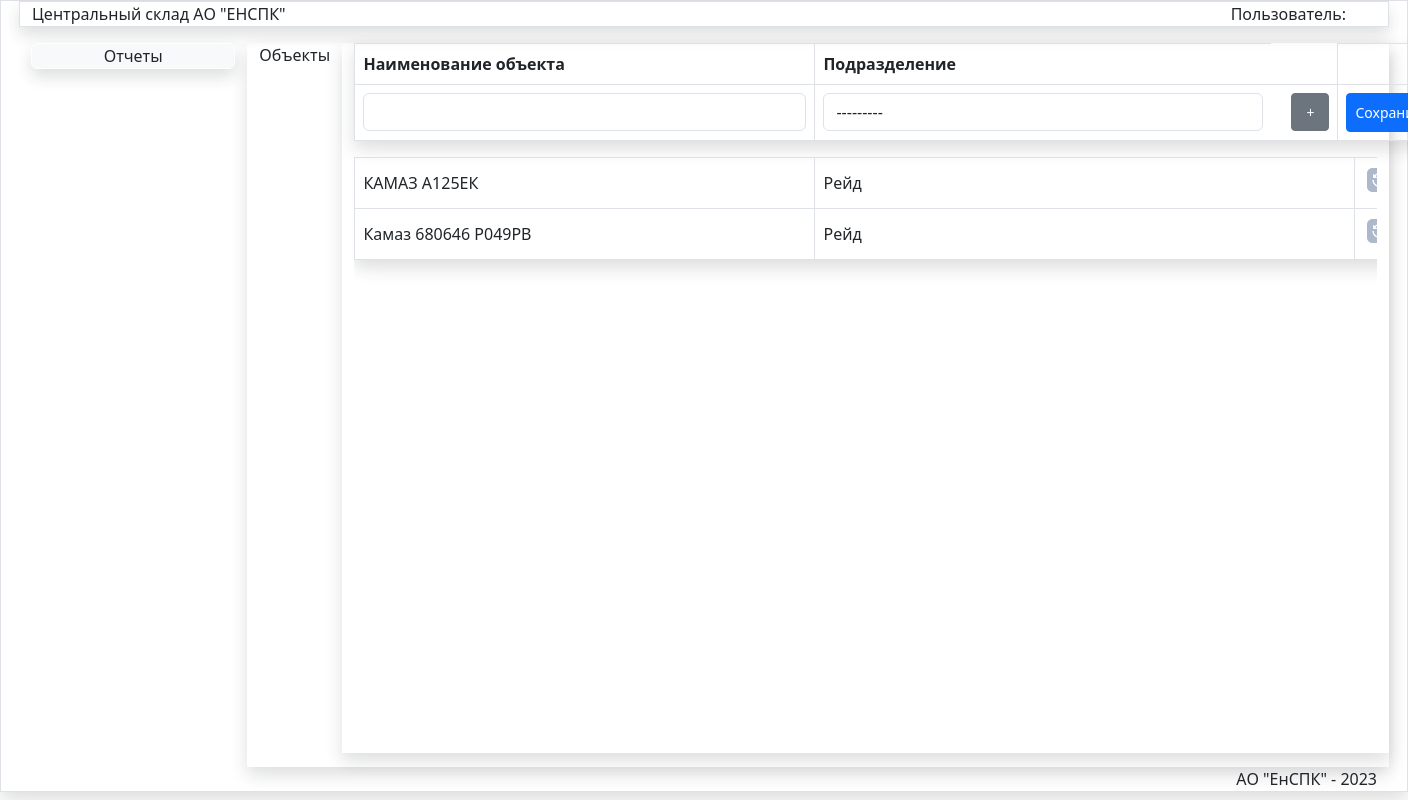
The page /obct/ on the database as committed earlier.
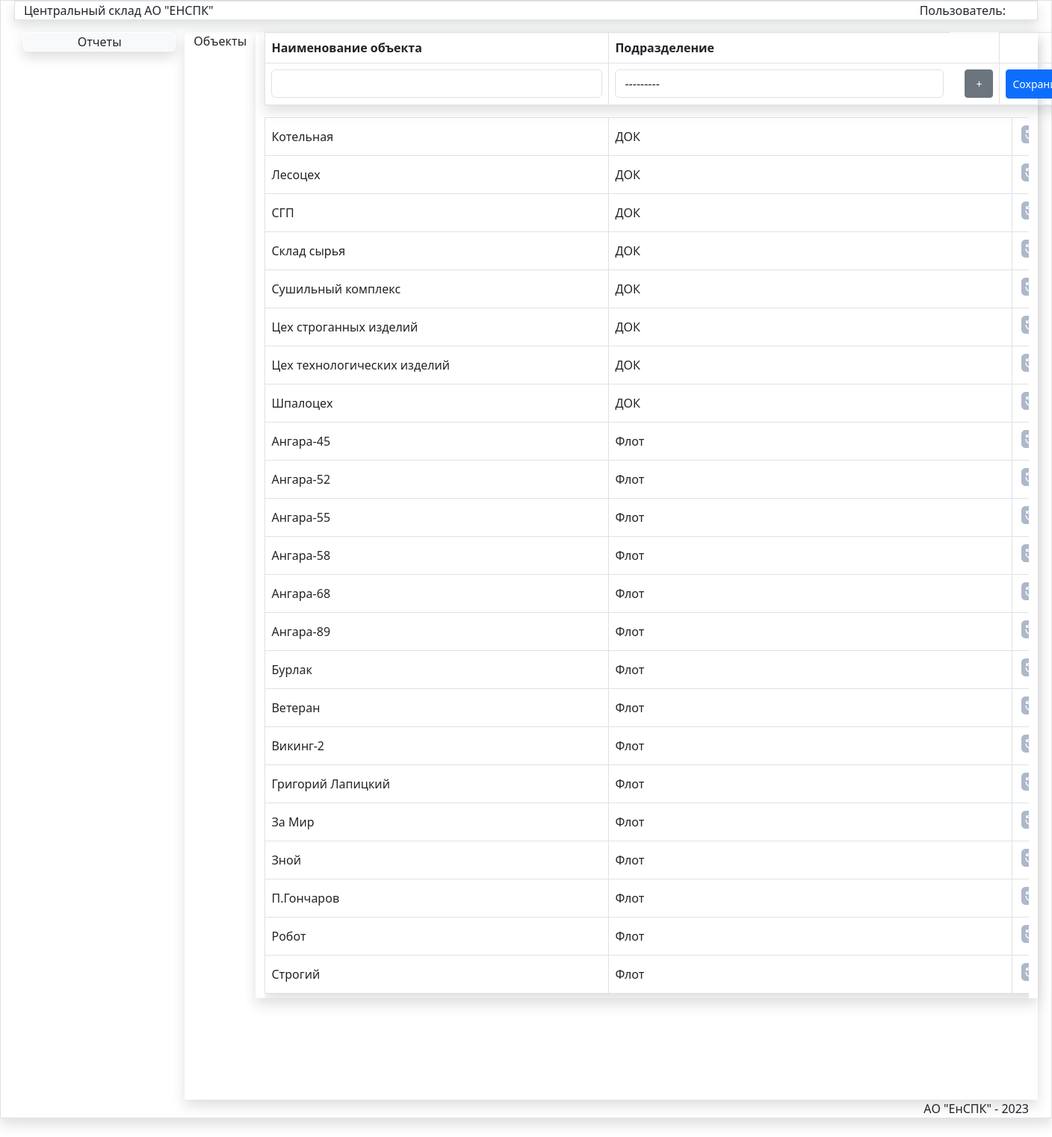
The same page on the database as committed later.
### store/models.py (models this page shows, shortened)
class Obct(models.Model):
    title = models.CharField(max_length=150, verbose_name='Объект', )
    podraz=models.ForeignKey(Podraz,verbose_name='Подразделение',on_delete=models.PROTECT)
    class Meta:
        verbose_name = 'Объект'
        verbose_name_plural = 'Объекты'
        ordering = ['podraz','title', ]

class Podraz(models.Model):
    title = models.CharField(max_length=150, verbose_name='Название подразделения', )
    def __str__(self):
        return self.title
    class Meta:
        verbose_name = 'Подразделение'
        verbose_name_plural = 'Подразделения'
        ordering = ['title', ]

### store/views.py (the view)
# urls.py: path('obct/', ObctList, name='ObctList'),
def ObctList(request):
    unit = Obct.objects.all()
    form = ObctForm()
    form2=PodrazForm2()
    return render(request, 'store/spr/SprObct.html', {'title': "Объекты",
                                                      'unit': unit, 'form': form, 'pic_label': 'Объекты',
                                                      'url_name': reverse('SaveObct'),
                                                      'url_delete': reverse('ObctDelete'),
                                                      'url_name2': reverse('SavePodraz2'),
                                                      'form2': form2,'url_update': reverse('ObctUpdate'),
                                                      })

### store/forms.py
class ObctForm(forms.ModelForm):
   class Meta:
      model = Obct
      fields = ['title','podraz']
      widgets = {
    'title': forms.TextInput(attrs={'class': 'form-control', 'style':'width:443px;','id':'idtitle'}),
    'podraz': forms.Select(attrs={'class': 'form-control', 'style': 'width:440px;', 'id': 'idpodraz'}),
         }

class PodrazForm2(forms.ModelForm):
   class Meta:
      model = Podraz
      fields = ['title']
      widgets = {
    'title': forms.TextInput(attrs={'class': 'form-control', 'style':'width:460px;','id':'idtitle2'}),
         }

### store/templates/store/spr/SprObct.html (shortened to what this page needs)
{% extends 'store/menu.html' %}
{% load static %}
{% block DataArea %}
<div class="row">
    <div class="col-md-1  ">{{pic_label}}</div>
<div class="col-md-11 mx-auto shadow">
<table class="table  shadow ">
 <thead>
    <tr class="mt-0">
        <th style="width:400px;" class="border" >Наименование объекта</th>
        <th style="width:400px;" class="border border-end-0" >Подразделение</th>
        <th></th>
        <th class="border"></th>
    </tr>
  </thead>
<form action={{url_name}} method="post" id="obct-form">
     <tr>
     <td class="pt-2 border"> {{ form.title}}</td>
     <td class="pt-2 border border-end-0" style="widht:400px;" >{{form.podraz}}</td>
     <td class="text-start border border-start-0 pt-2 ml-2 " style="padding-left:0;"><button type="button" class="btn btn-secondary btn-sm  addbtn" data-bs-toggle="modal" data-bs-target="#exampleModal">
  +
</button></td>
    <th class="pt-2 text-center"> <button type="submit" class="btn  btn-primary btn-sm pb-2 pt-2" id="savebtn" >Сохранить </button></td>
    </tr>
</form>
</table>
<div class="scrolltable">
<table class="table shadow table-bordered table-hover fixed" id="data-table">
<tbody id="tbody">
    {% for item in unit %}
<tr>
<td style="width:460px; " class="align-middle fixed">{{item.title}}</td>
<td style="width:540px; " class="align-middle fixed">{{item.podraz.title}}</td>
<td class="text-center align-middle" style="width:50px;"><input data-sid="{{item.pk}}" data-update="{{url_update}}" class="btn-podraz-update " value="Update" type="image" src="{% static '/images/update.png' %}" width="25px" > </td>
</tr>
{% endfor %}
</tbody>
</table>
</div>
</div>
</div>
{% endblock DataArea %}

### store/templates/store/menu.html (shortened to what this page needs)
{% extends 'store/base.html' %}
{% load static %}
{% block LinkArea %}
{% if request.user.username == "Кладовщик" %}
<a href="{% url 'DocMenu' %}" class="btn btn-secondary text-white nav-link mb-2 shadow  ">Документы</a>
<a href="{% url 'ReportMenu' %}" class="btn btn-secondary   nav-link mb-2 shadow text-light">Отчеты</a>
<a href="{% url 'SpravMenu' %}" class="btn btn-secondary text-white  nav-link mb-1 shadow ">Справочники</a>
{% else %}
 <a href="#" class="btn btn-light border border-white  nav-link mb-2 shadow ">Отчеты</a>
{% endif %}
{% endblock LinkArea %}

### store/templates/store/base.html (shortened to what this page needs)
{% load static %}
 <!DOCTYPE html>
<html lang="en">
<head>
    <link type="text/css" href="{% static '/css/bootstrap.css' %}"  rel="stylesheet">
     <link type="text/css" href="{% static '/css/my.css' %}"  rel="stylesheet">
</head>
<body>
<div class="container-fluid border shadow maincontainer">
    <div class="row">
        <div class="col-md-12 mb-3 border shadow ">
            Центральный склад АО "ЕНСПК"
            <div class="user">Пользователь:
            </div>
        </div>
    </div>
<div class="row">
    <div class="col-md-2 mb-1 linkarea">
        {% block LinkArea %}{% endblock LinkArea %}
    </div>
    <div class="col-md-10  shadow ">
        {% block DataArea %}{% endblock DataArea %}
    </div>
</div>
 <div class="row">
    <div class="col-md-12 logo" >
       АО "ЕнСПК" - 2023
    </div>
</div>
</div>
</body>
</html>

### store/static/css/my.css (style rules this page uses)
.linkarea { height:90vh; }
.maincontainer { padding-left:30px; padding-right:30px; }
.logo { text-align:right; }
.user { float:right; padding-right:30px; }
a { text-decoration:none; }
.scrolltable { display:block; overflow-y: auto; height:74.5vh; }
.addbtn { width:38px; height:38px; margin-left:20px; }
table.fixed { table-layout:fixed; }
table.fixed td { overflow: hidden; }

Rows that differ between the two databases and show on the page:
removed Obct: title "КАМАЗ А125ЕК", podraz "Рейд"
removed Obct: title "Камаз 680646 Р049РВ", podraz "Рейд"
added Obct: title "Котельная", podraz "ДОК"
added Obct: title "Лесоцех", podraz "ДОК"
added Obct: title "СГП", podraz "ДОК"
added Obct: title "Склад сырья", podraz "ДОК"
added Obct: title "Сушильный комплекс", podraz "ДОК"
added Obct: title "Цех строганных изделий", podraz "ДОК"
added Obct: title "Цех технологических изделий", podraz "ДОК"
added Obct: title "Шпалоцех", podraz "ДОК"
added Obct: title "Ангара-45", podraz "Флот"
added Obct: title "Ангара-52", podraz "Флот"
added Obct: title "Ангара-55", podraz "Флот"
added Obct: title "Ангара-58", podraz "Флот"
added Obct: title "Ангара-68", podraz "Флот"
added Obct: title "Ангара-89", podraz "Флот"
added Obct: title "Бурлак", podraz "Флот"
added Obct: title "Ветеран", podraz "Флот"
added Obct: title "Викинг-2", podraz "Флот"
added Obct: title "Григорий Лапицкий", podraz "Флот"
added Obct: title "За Мир", podraz "Флот"
added Obct: title "Зной", podraz "Флот"
added Obct: title "П.Гончаров", podraz "Флот"
added Obct: title "Робот", podraz "Флот"
added Obct: title "Строгий", podraz "Флот"
